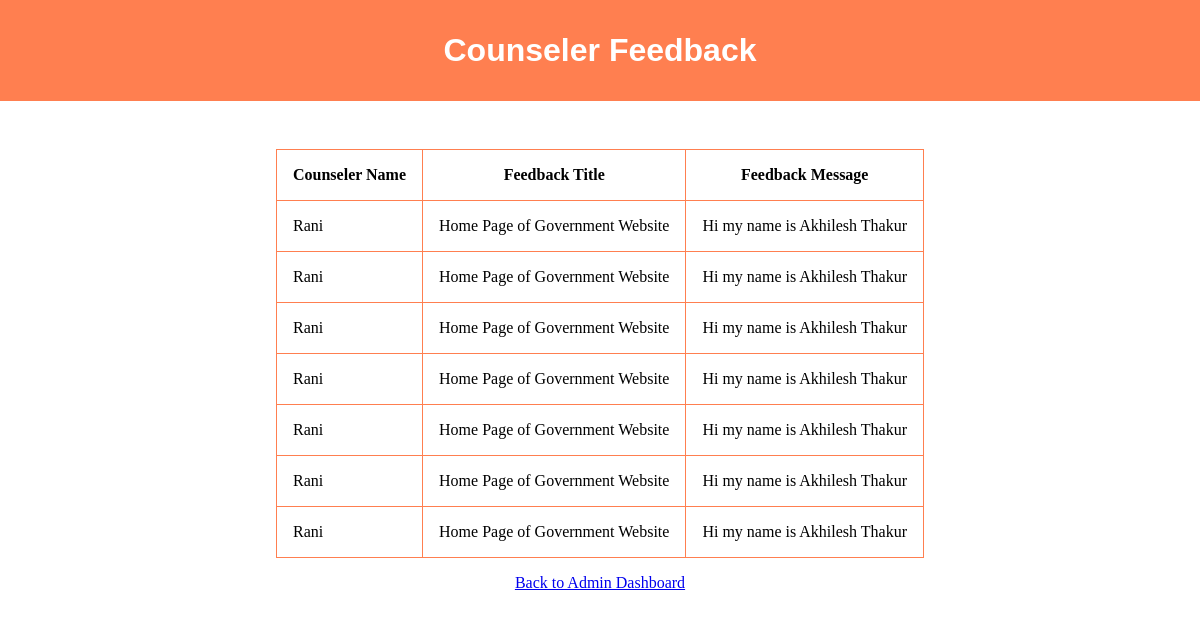
The page /admin/viewfeedback.php (signed in) on the database its author committed.
### tables this page shows
CREATE TABLE `feedback` (
  `id` int(200) NOT NULL,
  `title` varchar(200) NOT NULL,
  `msg` varchar(200) NOT NULL,
  `counseler` varchar(200) NOT NULL
);

### admin/viewfeedback.php (the view, shortened to what this page needs)
<!DOCTYPE html>
<html lang="en">
<head>
    <link href="../style/style.css?v=<?php echo time()?>" type="text/css" rel="stylesheet">
</head>
<body>
    <div class="header">
        <h3 class="mainheading">Counseler Feedback</h3>
    </div>
    <table>
        <tr>
            <th>Counseler Name</th>
            <th>Feedback Title</th>
            <th>Feedback Message</th>
        </tr>
    <?php
        require_once '../database.php';
        $getFeedBack=mysqli_query($db,"SELECT * FROM `feedback`");
        while($rows=$getFeedBack->fetch_assoc()):
    ?>
        <tr>
            <td><?php echo $rows['counseler']?></td>
            <td><?php echo $rows['title']?></td>
            <td><?php echo $rows['msg']?></td>
        </tr>
    <?php endwhile; ?>
    </table>
    <div class="backto" style="margin-top: 1rem;">
        <a href="admindashboard.php">Back to Admin Dashboard</a>
    </div>
</body>
</html>

### style/style.css (style rules this page uses)
* { padding: 0; margin: 0; }
.header { background-color: coral; padding: 2rem; }
.mainheading { color: white; font-size: 2rem; text-align: center; font-family: sans-serif; }
.backto { display: block; text-align: center; }
table { margin: 0 auto; border: 1px solid coral; border-collapse: collapse; margin-top: 3rem; }
table td { column-span: none; border: 1px solid coral; padding: 1rem; }
table th { column-span: none; border: 1px solid coral; padding: 1rem; }

### rows shown on the page
feedback: counseler "Rani", title "Home Page of Government Website", msg "Hi my name is Akhilesh Thakur"
feedback: counseler "Rani", title "Home Page of Government Website", msg "Hi my name is Akhilesh Thakur"
feedback: counseler "Rani", title "Home Page of Government Website", msg "Hi my name is Akhilesh Thakur"
feedback: counseler "Rani", title "Home Page of Government Website", msg "Hi my name is Akhilesh Thakur"
feedback: counseler "Rani", title "Home Page of Government Website", msg "Hi my name is Akhilesh Thakur"
feedback: counseler "Rani", title "Home Page of Government Website", msg "Hi my name is Akhilesh Thakur"
feedback: counseler "Rani", title "Home Page of Government Website", msg "Hi my name is Akhilesh Thakur"
